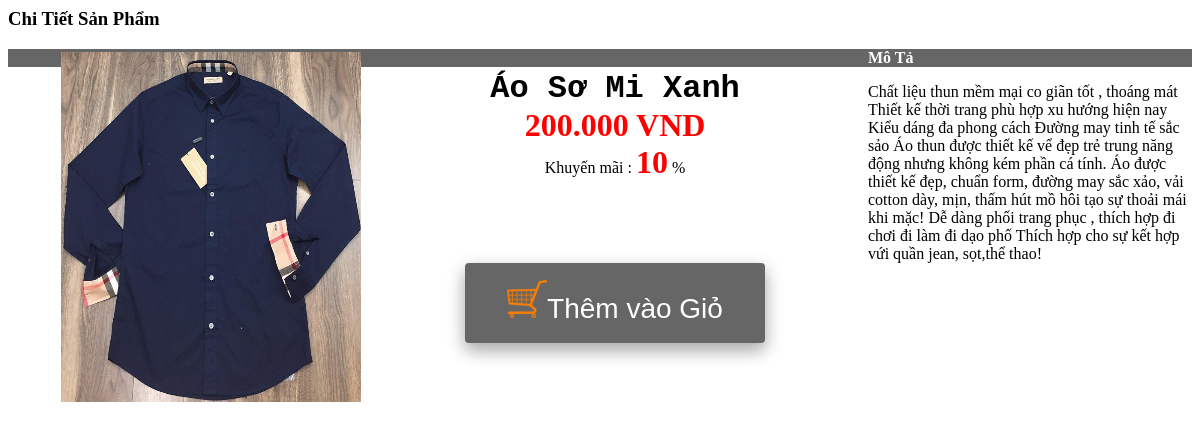
The app's page /modun/right/chitietsanpham.php?id=24 with its own data.
### tables this page shows
CREATE TABLE `chitietsanpham` (
  `id_sp` int(11) NOT NULL,
  `tensanpham` varchar(255) NOT NULL,
  `gia` int(11) NOT NULL,
  `hinhanh` varchar(255) NOT NULL,
  `khuyenmai` int(11) DEFAULT NULL,
  `mota` text NOT NULL,
  `id_loaisanpham` int(11) NOT NULL
);

### modun/right/chitietsanpham.php (the view, shortened to what this page needs)
   <div class="title"><h3>Chi Tiết Sản Phẩm</h3></div>
<div id="chitietsanpham" style="position:relative;">
	<?php
	if(isset($_GET['trang'])){
		$trang=$_GET['trang'];
	}else{
		$trang=1;
	}
	$id=$_GET['id'];
	$sosangpham1trang=8;
	$phantrang=($trang*$sosangpham1trang)-$sosangpham1trang;
	$sql="select*from chitietsanpham where id_sp='$id' limit $phantrang,$sosangpham1trang";
	$query_sql=mysqli_query($conn,$sql);
	$row_sql=mysqli_fetch_assoc($query_sql)
	?>
	<table border="0" align="left">
	<tr>
	<td rowspan="2" width="350" align="right"><img src="./quantri/bocuc/chitietsanpham/upload/<?php echo $row_sql['hinhanh'];?>" width="300" height="350"/></td>
	<td align="center" width="500" height="150" ><font size="6" style="font-family:Courier New;"><b><?php echo $row_sql['tensanpham'];?></font></b><br>
	<font color="red" size="6" style="font-family:Impact;"><b><?php echo number_format($row_sql['gia'],'0',',','.');?> VND</b></font></br>
	Khuyến mãi : <font color="red" size="6"><b><?php echo $row_sql['khuyenmai'];?></b></font> %</td>
	</tr>
	<td width="500" align="center"><a href="?xem=giohang&id=<?php echo $row_sql['id_sp'];?>"><button class="button" style="vertical-align:middle"><img src="img/giohang.png" width="40"><span> Thêm vào Giỏ </span></button></a></td>
	</table>
	<div id="baomota">
		<div id="titlemota" style="background-color:#666666;color:white;">
				<b><p>Mô Tả</p></b>
		</div>
		<div id="mota">
			<p><?php echo $row_sql['mota'];?></p>
		</div>
	</div>
	</div>

### modun/right/chitietsanpham.php (style rules this page uses)
.button { display: inline-block; border-radius: 4px; background-color: #666666; border: none; color: #FFFFFF; text-align: center; font-size: 28px; height:80px; width: 300px; transition: all 0.5s; cursor: pointer; margin: 5px; box-shadow: 0 8px 16px 0 rgba(0,0,0,0.2), 0 6px 20px 0 rgba(0,0,0,0.19); }
.button span { cursor: pointer; display: inline-block; position: relative; transition: 0.5s; }
.button span:after { content: '\00bb'; position: absolute; opacity: 0; top: 0; right: -20px; transition: 0.5s; }

### records on screen
chitietsanpham: hinhanh (picture), tensanpham "Áo Sơ Mi Xanh", gia "200.000", khuyenmai "10", mota "Chất liệu thun mềm mại co giãn tốt , thoáng mát Thiết kế thời trang phù hợp xu hướng hiện nay Kiểu dáng đa phong cách Đường may tinh tế sắc sảo Áo thun được thiết kế vể đẹp trẻ trung năng động nhưng không kém phần cá tính. Áo được thiết kế đẹp, chuẩn form, đường may sắc xảo, vải cotton dày, mịn, thấm hút mồ hôi tạo sự thoải mái khi mặc! Dễ dàng phối trang phục , thích hợp đi chơi đi làm đi dạo phố Thích hợp cho sự kết hợp vứi quần jean, sọt,thể thao!"
